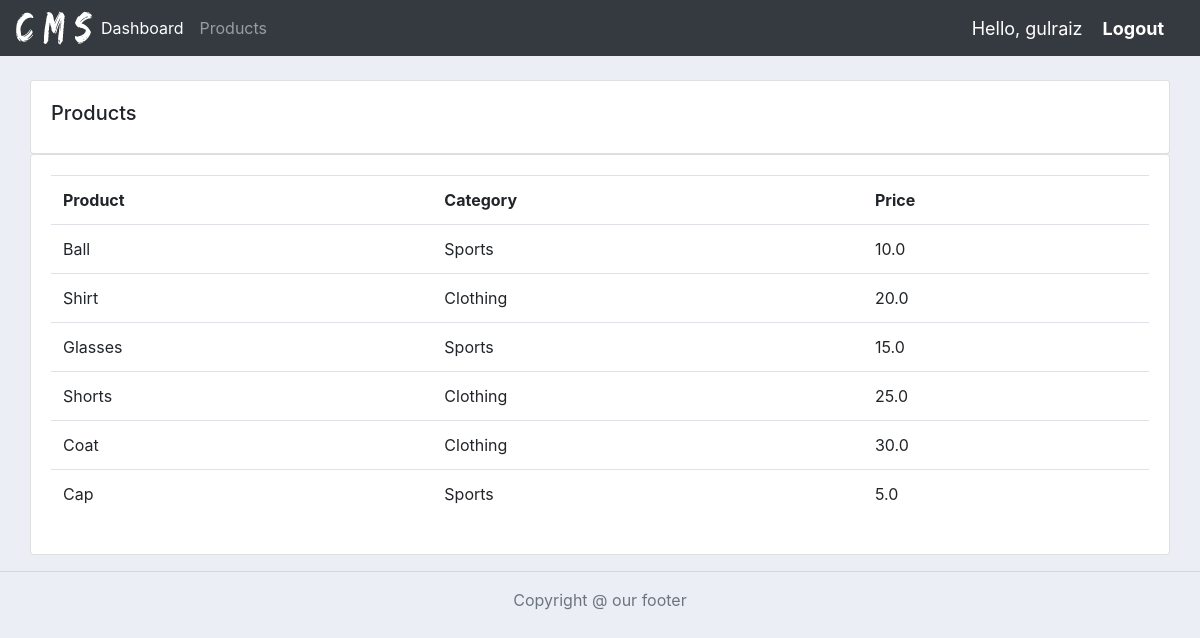
Screenshot of /products/ (signed in) with the database file from the repository.
### accounts/models.py (models this page shows, shortened)
class Product(models.Model):
    CATEGORY = (
        ("Sports","Sports"),
        ("Clothing","Clothing"),
    )
    name = models.CharField(max_length=200, null=True)
    price = models.FloatField(null=True)
    category = models.CharField(max_length=200, null=True, choices=CATEGORY)
    description = models.CharField(max_length=200, null=True, blank=True)
    date_created = models.DateTimeField(auto_now_add=True, null=True)
    tag = models.ManyToManyField(Tag)

### accounts/decorators.py (the view)
        def wrapper_func(request, *args, **kwargs):
            group = None
            if request.user.groups.exists():
                group = request.user.groups.all()[0].name
            if group in allowed_roles:
                return view_func(request, *args, **kwargs)
            else:
                return HttpResponse("You are not authorized to view this page.")

### accounts/views.py (called while the page is built)
@login_required(login_url='login')
@allowed_users(allowed_roles=["admin"])
def products(request):
    products = Product.objects.all()
    return render(request, "accounts/products.html", {"products":products})

### accounts/templates/accounts/products.html
{% extends "accounts/main.html" %}
{% block content %}
<br>
<div class="row">
    <div class="col">
        <div class="col-md">
            <div class="card card-body">
                <h5>Products</h5>
            </div>
            <div class="card card-body">
                <table class="table">
                    <tr>
                        <th>Product</th>
                        <th>Category</th>
                        <th>Price</th>
                    </tr>
                    {% for product in products %}
                    <tr>
                        <td>{{product.name}}</td>
                        <td>{{product.category}}</td>
                        <td>{{product.price}}</td>
                    </tr>
                    {% endfor %}
                </table>
            </div>
        </div>
    </div>
</div>
{% endblock %}

### accounts/templates/accounts/navbar.html (shortened to what this page needs)
{% load static %}
<nav class="navbar navbar-expand-lg navbar-dark bg-dark">
  <img src="{% static './images/CMS.png' %}">
  <div class="collapse navbar-collapse" id="navbarNav">
    <ul class="navbar-nav">
      {% if request.user.is_staff %}
      <li class="nav-item active">
        <a class="nav-link" href="{% url 'home' %}">Dashboard</a>
      </li>
      <li class="nav-item">
        <a class="nav-link" href="{% url 'products' %}">Products</a>
      </li>
      {% else %}
      <li class="nav-item">
        <a class="settings nav-link" href="{% url 'account' %}">Settings</a>
      </li>
      {% endif %}
    </ul>
  </div>
  <span class="hello-msg">Hello, {{request.user}}</span>
  <span class="hello-msg"><a class="logout" href="{% url 'logout' %}">Logout</a></span>
</nav>

### static/css/main.css (style rules this page uses)
body { background-color: #ebeff5; }

### accounts/templates/accounts/navbar.html (style rules this page uses)
.hello-msg { font-size: 18px; margin-right: 20px; color: white; }
.logout { font-weight: bold; color: white; }

### rows the page displays
Product: name "Ball", category "Sports", price "10.0"
Product: name "Shirt", category "Clothing", price "20.0"
Product: name "Glasses", category "Sports", price "15.0"
Product: name "Shorts", category "Clothing", price "25.0"
Product: name "Coat", category "Clothing", price "30.0"
Product: name "Cap", category "Sports", price "5.0"

### other values shown
{{ request.user }} "gulraiz"
